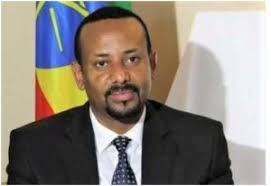
#> input picture test_images/abiy1.jpg, 271 x 186 px
$ jupyter execute --allow-errors 'Cleaning & Modeling.ipynb'   (shell and % lines are left out)
#> lines starting #> are read from the running program, lines starting #| are printed output that depends on the picture
[cell 1]
import numpy as np
import cv2
import matplotlib
from matplotlib import pyplot as plt

##### When we look at any image, most of the time we identify a person using a face. An image might contain multiple faces, also the face can be obstructed and not clear. The first step in our pre-processing pipeline is to detect faces from an image. Once face is detected, we will detect eyes, if two eyes are detected then only we keep that image otherwise discard it.

[cell 2]
# Load the image and print its shape using OpenCV imread function
img = cv2.imread("./test_images/abiy1.jpg")
#> img is the input picture: shape (186, 271, 3); mean B, G, R 126.5, 135.4, 143.2
print(img.shape)
#| (186, 271, 3)

[cell 3]
plt.imshow(img) # show the image using matplotlib

[cell 4]
gray = cv2.cvtColor(img, cv2.COLOR_RGB2GRAY) # convert the image to grayscale using OpenCV cvtColor function
print(gray.shape)
#| (186, 271)

[cell 5]
gray # show the array of the grayscale image every
    # pixel value in the grayscale image is represented as a single intensity value between 0 and 255,
    # where 0 represents black and 255 represents white.

[cell 6]
plt.imshow(gray, cmap='gray')
# a colormap of 'gray'

[cell 7]
face_cascade = cv2.CascadeClassifier(cv2.data.haarcascades + 'haarcascade_frontalface_default.xml') # load the Haar Cascade classifier for frontal face detection
eye_cascade = cv2.CascadeClassifier(cv2.data.haarcascades + 'haarcascade_eye.xml') # load the Haar Cascade classifier for eye detection
faces = face_cascade.detectMultiScale(gray, 1.3, 5) # the numbers indicate the scale factor and minimum neighbors for the detection
#> faces = [[78, 28, 84, 84]]
faces
#> Out = [[78, 28, 84, 84]]

[cell 8]
if len(faces) == 0:
    print("No faces detected.")
else:
    (x,y,w,h) = faces[0]
#> x = 78; y = 28; w = 84; h = 84
    x,y,w,h
x,y,w,h
#> Out = (78, 28, 84, 84)

[cell 9]
face_image = cv2.rectangle(img, (x,y), (x+w, y+h), (255,0,0),2)
plt.imshow(face_image)

[cell 10]
cv2.destroyAllWindows() # close all OpenCV windows
for (x,y,w,h) in faces: # loop through all detected faces and draw rectangles around them
    cv2.rectangle(img, (x,y), (x+w, y+h), (255,0,0), 2)
    roi_gray = gray[y:y+h, x:x+w] # region of interest (ROI)
    roi_color = face_image[y:y+h, x:x+w]
    eyes = eye_cascade.detectMultiScale(roi_gray)
    for (ex,ey,ew,eh) in eyes:
        cv2.rectangle(roi_color, (ex,ey), (ex+ew, ey+eh), (0,255,0), 2)
#> this loop made 1 pass
#> (x, y, w, h, eyes) on pass 1: (78, 28, 84, 84, [[41, 19, 24, 24], [11, 24, 23, 23]])
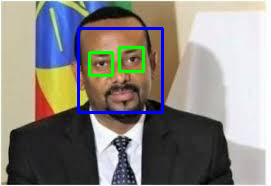
#> img: shape (186, 271, 3); mean B, G, R 129.5, 135.1, 139.1
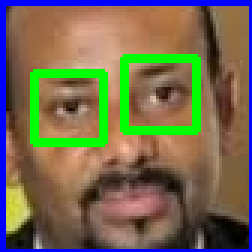
#> roi_color: shape (84, 84, 3) (shown 3 times larger); mean B, G, R 80.7, 105.6, 115.7
plt.figure(figsize=(10,10))
plt.imshow(face_image, cmap = 'gray')
plt.show()

[cell 11]
plt.imshow(roi_color, cmap = 'gray')
plt.show()

[cell 12]
def get_cropped_image_if_2_eyes(image_path):
#> called with image_path = './test_images/abiy1.jpg'
    img = cv2.imread(image_path)
    if img is None:
        print(f"Skipping unreadable image: {image_path}")
        return None
    gray = cv2.cvtColor(img, cv2.COLOR_BGR2GRAY)
    faces = face_cascade.detectMultiScale(gray, 1.3, 5)
#> faces = [[78, 28, 84, 84]]
    for (x,y,w,h) in faces:
        roi_gray = gray[y:y+h, x:x+w]
        roi_color = img[y:y+h, x:x+w]
        eyes = eye_cascade.detectMultiScale(roi_gray)
        if len(eyes) >= 2:
            return roi_color

[cell 13]
original_img = cv2.imread("./test_images/abiy1.jpg")
plt.imshow(original_img) # show the original image

[cell 14]
cropped_image = get_cropped_image_if_2_eyes("./test_images/abiy1.jpg")
plt.imshow(cropped_image) # show the cropped image with detected face and eyes

[cell 15]
original_img = cv2.imread("./test_images/abiy2.jpg")
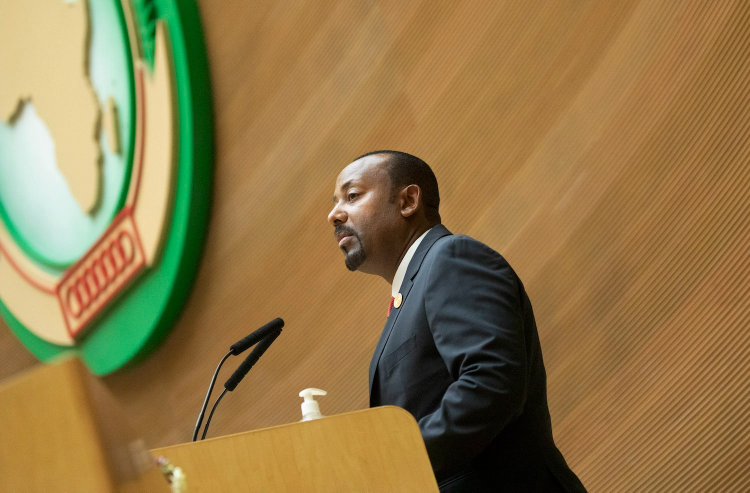
#> input picture test_images/abiy2.jpg, 1500 x 985 px (shown at 1/2 size)
#> original_img is the input picture: shape (985, 1500, 3); mean B, G, R 72.8, 119.9, 144.3
plt.imshow(original_img)

[cell 16]
cropped_image_no_2_eyes = get_cropped_image_if_2_eyes('./test_images/abiy2.jpg')
#> call 2 of get_cropped_image_if_2_eyes, with image_path = './test_images/abiy2.jpg'
#> in get_cropped_image_if_2_eyes (call 2), `gray = cv2.cvtColor(img, cv2.COLOR_BGR2GRAY)`:
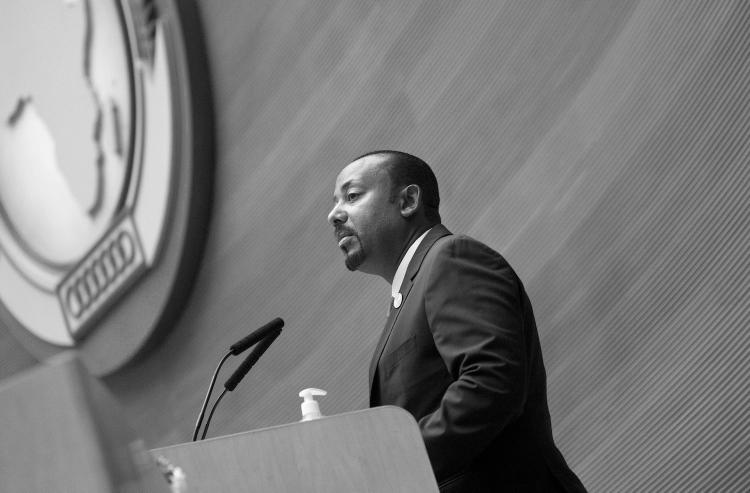
#> gray: shape (985, 1500) (shown at 1/2 size); min 0, max 255, mean 121.9
#> in get_cropped_image_if_2_eyes (call 2), `faces = face_cascade.detectMultiScale(gray, 1.3, 5)`: faces = ()
cropped_image_no_2_eyes

[cell 17]
org_image_obstructed = cv2.imread('./test_images/abiy.jpg')
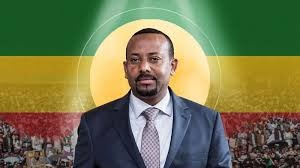
#> input picture test_images/abiy.jpg, 300 x 168 px
#> org_image_obstructed is the input picture: shape (168, 300, 3); mean B, G, R 79.4, 118.3, 116.2
plt.imshow(org_image_obstructed)

[cell 18]
cropped_image_no_2_eyes = get_cropped_image_if_2_eyes('./test_images/abiy.jpg')
#> call 3 of get_cropped_image_if_2_eyes, with image_path = './test_images/abiy.jpg'
#> in get_cropped_image_if_2_eyes (call 3), `gray = cv2.cvtColor(img, cv2.COLOR_BGR2GRAY)`:
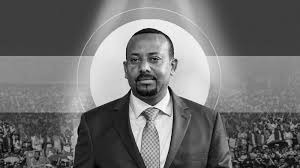
#> gray: shape (168, 300); min 0, max 254, mean 113.3
#> in get_cropped_image_if_2_eyes (call 3), `faces = face_cascade.detectMultiScale(gray, 1.3, 5)`: faces = [[119, 38, 54, 54]]
#> the loop in get_cropped_image_if_2_eyes (call 3), `for (x,y,w,h) in faces:` made 1 pass
#> (x, y, w, h, eyes) on pass 1: (119, 38, 54, 54, [[25, 11, 20, 20]])
#> the loop in get_cropped_image_if_2_eyes, `for (x,y,w,h) in faces:` made 1 pass
cropped_image_no_2_eyes

[cell 19]
path_to_data = './dataset/'
path_to_cr_data = './dataset/cropped/' # create a new directory for storing the cropped images with detected faces and eyes

[cell 20]
import os
img_dirs = []
for entry in os.scandir(path_to_data):
    # use os.scandir to iterate through the entries in the specified directory (path_to_data)
    if entry.is_dir():
        img_dirs.append(entry.path)

[cell 21]
img_dirs

[cell 22]
import shutil # shutil library for file operations
if os.path.exists(path_to_cr_data):
    shutil.rmtree(path_to_cr_data)
os.mkdir(path_to_cr_data)

[cell 23]
cropped_img_dirs = []
leaders_file_names_dict = {}

for img_dir in img_dirs:
    count= 1
    leader_name = img_dir.split('/')[-1]
    print(leader_name)

    leaders_file_names_dict[leader_name] = []

    for entry in os.scandir(img_dir):
        if not entry.is_file(): # check if the entry is a file
            continue
        roi_color = get_cropped_image_if_2_eyes(entry.path)
        if roi_color is not None:
            cropped_folder = path_to_cr_data + leader_name
            if not os.path.exists(cropped_folder):
                os.mkdir(cropped_folder)
                cropped_img_dirs.append(cropped_folder)
                print("Generating cropped images in folder: ", cropped_folder)
            cropped_file_name = leader_name + str(count) + '.jpg'
            cropped_file_path = cropped_folder + '/' + cropped_file_name
            cv2.imwrite(cropped_file_path, roi_color)
            leaders_file_names_dict[leader_name].append(cropped_file_path) # add the file
            count += 1

##### In wavelet transformed image, you can see edges clearly and that can give us clues on various facial features such as eyes, nose, lips etc

[cell 24]
import numpy as np
import numpy as np
import pywt
import cv2

def w2d(img, mode='haar', level=1):
#> called with mode = 'db1', level = 5
    imArray = img
    #convert to grayscale
    imArray = cv2.cvtColor( imArray,cv2.COLOR_RGB2GRAY )
    #convert to float
    imArray =  np.float32(imArray)
    imArray /= 255;
    # compute coefficients
    coeffs=pywt.wavedec2(imArray, mode, level=level)
#> coeffs = 6 items
    #Process Coefficients
    coeffs_H=list(coeffs)
#> coeffs_H = 6 items
    coeffs_H[0] *= 0;

    # reconstruction
    imArray_H=pywt.waverec2(coeffs_H, mode);
    imArray_H *= 255;
    imArray_H =  np.uint8(imArray_H)
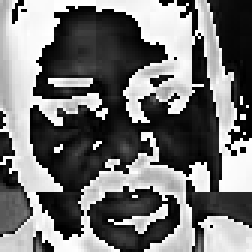
#> imArray_H: shape (84, 84) (shown 3 times larger); min 0, max 255, mean 115.5

    return imArray_H

[cell 25]
cropped_image = get_cropped_image_if_2_eyes('./test_images/abiy1.jpg')
if cropped_image is None:
    print("No valid cropped face image found")
else:
    # db1 means Daubechies wavelet with 1 vanishing moment, which is a commonly used wavelet for image processing tasks.
    im_har = w2d(cropped_image, 'db1', 5)
    plt.imshow(im_har, cmap='gray')

[cell 26]
import cv2
import matplotlib.pyplot as plt
from matplotlib.gridspec import GridSpec

# ── 3-panel: Original | Grayscale | Wavelet ──────────────────────────
sample_path   = './test_images/abiy1.jpg'
original_bgr  = cv2.imread(sample_path)
original_rgb  = cv2.cvtColor(original_bgr, cv2.COLOR_BGR2RGB)
gray_img      = cv2.cvtColor(original_bgr, cv2.COLOR_BGR2GRAY)

# Crop the face first
cropped = get_cropped_image_if_2_eyes(sample_path)
wavelet_img = w2d(cropped, 'db1', 5)  # apply your existing w2d function

fig = plt.figure(figsize=(15, 5))
fig.suptitle('Image Preprocessing Pipeline', fontsize=16, fontweight='bold', y=1.02)

gs = GridSpec(1, 3, figure=fig, wspace=0.35)

# Panel 1 — Original
ax1 = fig.add_subplot(gs[0])
ax1.imshow(original_rgb)
ax1.set_title(' Original Image', fontsize=13, fontweight='bold', pad=10)
ax1.set_xlabel('Full image as captured by camera', fontsize=10, color='gray')
ax1.axis('off')

# Panel 2 — Grayscale
ax2 = fig.add_subplot(gs[1])
ax2.imshow(gray_img, cmap='gray')
ax2.set_title(' Grayscale Conversion', fontsize=13, fontweight='bold', pad=10)
ax2.set_xlabel('Single intensity channel — used\nfor Haar Cascade face detection', fontsize=10, color='gray')
ax2.axis('off')

# Panel 3 — Wavelet
ax3 = fig.add_subplot(gs[2])
ax3.imshow(wavelet_img, cmap='gray')
ax3.set_title('Wavelet (db1, level 5)', fontsize=13, fontweight='bold', pad=10)
ax3.set_xlabel('High-frequency edge features only.\nApproximation coefficients zeroed out.', fontsize=10, color='gray')
ax3.axis('off')

plt.tight_layout()
plt.savefig('preprocessing_pipeline.png', dpi=150, bbox_inches='tight')
plt.show()
print('Figure also saved as preprocessing_pipeline.png')

[cell 27]
# read all cropped images and store their file paths in a dictionary with leader names as keys and lists of file paths as values
leaders_file_names_dict = {}
cropped_img_dirs = [os.path.join(path_to_cr_data, d) for d in os.listdir(path_to_cr_data) if os.path.isdir(os.path.join(path_to_cr_data, d))]
for img_dir in cropped_img_dirs:
    leader_name = img_dir.split('/')[-1]
    file_list = []
    for entry in os.scandir(img_dir):
        file_list.append(entry.path)
    leaders_file_names_dict[leader_name] = file_list
leaders_file_names_dict

[cell 28]
# create a dictionary that maps each leader's name to a unique integer label, which can be used for training a machine learning model for image classification
class_dict = {}
count = 0
for leader_name in leaders_file_names_dict.keys():
    class_dict[leader_name] = count
    count = count + 1
class_dict

[cell 29]
# labeling the data as X and Y where
# X contains the combined features of the raw image and its wavelet transformation, and
# Y contains the corresponding class labels for each image based on the leader's name
X, y = [], []
for leader_name, training_files in leaders_file_names_dict.items():
    for training_image in training_files:
        img = cv2.imread(training_image)
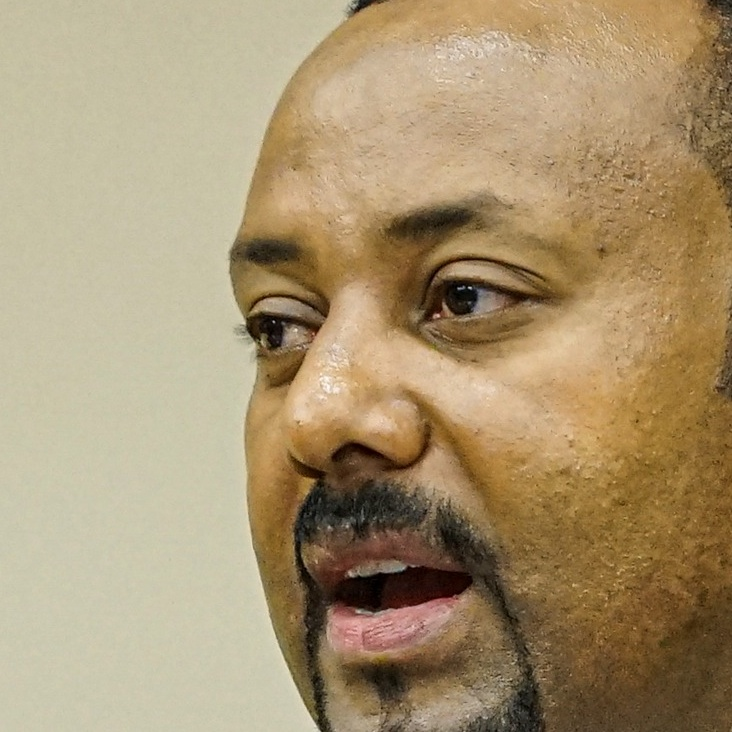
#> input picture dataset/cropped/Dr. Abiy_Ahmed/Dr. Abiy_Ahmed1.jpg, 732 x 732 px
#> img is the input picture: shape (732, 732, 3); mean B, G, R 114.1, 149.2, 169.5
        if img is None:
            continue
        scalled_raw_img = cv2.resize(img, (32, 32))
        img_har = w2d(img,'db1',5)
#> call 3 of w2d, with mode = 'db1', level = 5
#> in w2d (call 3), `imArray_H =  np.uint8(imArray_H)`:
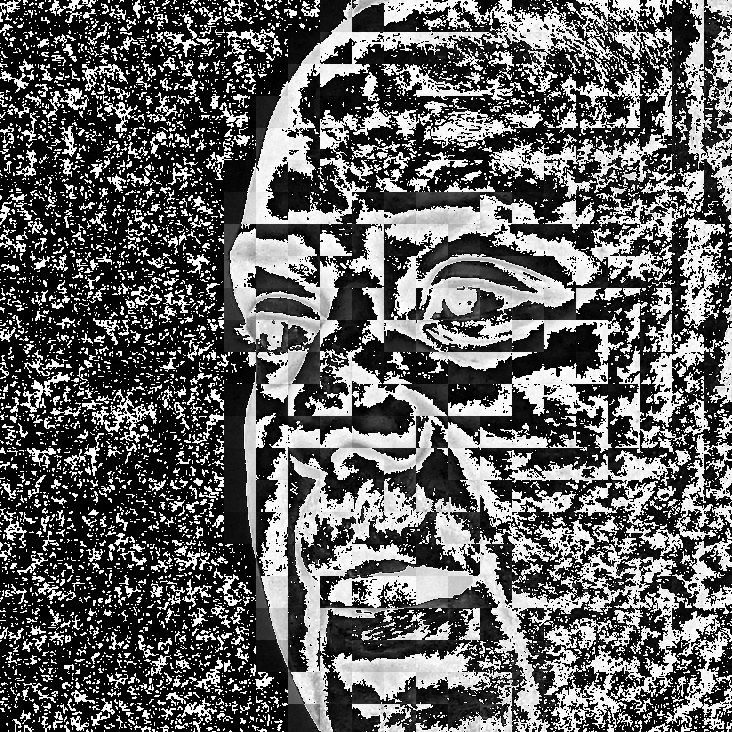
#> imArray_H: shape (732, 732); min 0, max 255, mean 97.6
        scalled_img_har = cv2.resize(img_har, (32, 32))
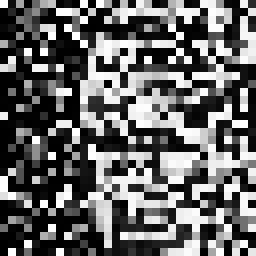
#> scalled_img_har: shape (32, 32) (shown 8 times larger); min 0, max 255, mean 101.5
        combined_img = np.vstack((scalled_raw_img.reshape(32*32*3,1),scalled_img_har.reshape(32*32,1)))
#> combined_img = 4096 values, max 255 at index 3176, min 0 at index 1869, mean 133.2
        X.append(combined_img)
        y.append(class_dict[leader_name])

[cell 30]
len(X[0]) # print the length of the first element in X

[cell 31]
X[0] # array of the combined features of the raw image and its wavelet transformation.

[cell 32]
y[0] # array of the corresponding class label.

[cell 33]
X = np.array(X).reshape(len(X),4096).astype(float)
X.shape # the shape of the data frame
#> Out = (3, 4096)

[cell 34]
from sklearn.svm import SVC
from sklearn.preprocessing import StandardScaler
from sklearn.model_selection import train_test_split
from sklearn.pipeline import Pipeline
from sklearn.metrics import accuracy_score, classification_report

[cell 35]
# split the data into training and testing sets using the train_test_split function from scikit-learn, with a random state of 0 for reproducibility.
X_train, X_test, y_train, y_test = train_test_split(X, y, test_size=0.2, random_state=0)
print("\nX_train shape: ", X_train.shape)
#| X_train shape:  (2, 4096)
print("X_test shape: ", X_test.shape)
#| X_test shape:  (1, 4096)

[cell 36]
# Create an SVM classifier
# kernel can be 'linear', 'poly', 'rbf', 'sigmoid'
svm_model = SVC(kernel='rbf', C=10.0, gamma='scale', random_state=42)

# Fit the model to the training data
#> (the rest of this cell did not finish here and is left out)

[cell 37]
import matplotlib.pyplot as plt
import numpy as np
import os

# ── Data ──────────────────────────────────────────────────────────────────────
class_names = [
    'Dr. Abiy_Ahmed',
    'Emperor_Haileslasie',
    'Hailemariam_Desalegn',
    'Meles_Zenawi',
    'Mengistu_Hailemariam'
]

# Count images from your cropped dataset folder
#> (the rest of this cell did not finish here and is left out)

[cell 38]
from sklearn import svm
from sklearn.ensemble import RandomForestClassifier
from sklearn.linear_model import LogisticRegression
from sklearn.pipeline import make_pipeline
from sklearn.model_selection import GridSearchCV

##### CREATING DIFFERENT MODELS TO TEST WHICH MODEL PERFORMCE WELL

[cell 39]
model_params = { # define a dictionary of machine learning models and their corresponding hyperparameters for grid search
    'svm': {
        'model': svm.SVC(),
        'params': {
            'svc__C': [1,10,100,1000], # the regularization parameter C for the SVM model, which controls the trade-off between achieving a low training error and
                              # a low testing error. A smaller value of C will create a wider margin and allow for more misclassifications, while a larger value of C will create a narrower margin and try to classify all training examples correctly.
            'svc__kernel': ['rbf', 'Linear'] # the kernel type to be used in the SVM model, which determines the shape of the decision boundary. 'rbf' stands for radial basis function, which can capture non-linear relationships in the data,
                                           # while 'Linear' stands for a linear kernel, which assumes a linear relationship between the features and the target variable.
        }
    },
    'random_forest': {
        'model': RandomForestClassifier(), # the Random Forest classifier model, which is an ensemble learning method that combines multiple decision trees to improve the accuracy and reduce overfitting in classification tasks.
        'params' : {
            'randomforestclassifier__n_estimators': [5,10,20,40] # the number of trees in the random forest, which can affect the performance and computational cost of the model. A larger number of trees can improve the accuracy but may also increase the training time and memory usage, while a smaller number of trees may result in a less accurate model but with faster training and lower memory usage.
        }
    },
    'logistic_regression' : {
        'model': LogisticRegression(solver='lbfgs'), # the Logistic Regression model with the 'lbfgs' solver, which is an optimization algorithm used to find the best parameters for the logistic regression model. The 'lbfgs' solver is a quasi-Newton method that approximates the Hessian matrix to optimize the log-likelihood function of the logistic regression model.
        'params': {
            'logisticregression__C': [1,5,10] # the regularization parameter C for the logistic regression model, which controls the strength of the regularization. A smaller value of C will create a stronger regularization effect and may lead to a simpler model with fewer features, while a larger value of C will create a weaker regularization effect and may lead to a more complex model with more features.
        }
    }

}

[cell 40]
import pandas as pd
import warnings
warnings.filterwarnings('ignore')

[cell 41]
scores = []
best_estimators = {}
import pandas as pd
#> (the rest of this cell did not finish here and is left out)

## Why Logistic Regression Outperformed SVM and Random Forest
After 5-fold cross-validation and grid search across all three models,
**Logistic Regression** achieved the highest validation score. Here is why:
### 1. High-Dimensional, Sparse Features
Our feature vector has **4,096 dimensions** (3,072 raw pixels + 1,024 wavelet
coefficients) but only a small number of training samples.
In this *high-dimensional / low-sample* regime, Logistic Regression with
L2 regularisation (`C` parameter) is well-suited because it penalises large
weights and prevents overfitting without needing many examples.
### 2. SVM Limitations Here
- The RBF kernel maps data into an infinite-dimensional space, which can
  overfit when the training set is small.
- The Linear kernel behaves similarly to Logistic Regression but without
  a probabilistic output, making calibration harder.
### 3. Random Forest Limitations Here
- Random Forests split on individual pixel/wavelet values one at a time.
  Facial patterns are **correlations across many pixels**, not single-pixel
  thresholds — so tree splits are inefficient for this feature type.
- They also need more data per tree to learn meaningful splits at 4,096 dimensions.
### 4. Logistic Regression Strengths
- Learns a **global linear boundary** in the 4,096-D space — effective when
  class separation is approximately linear after wavelet transformation.
- The `lbfgs` solver handles multi-class natively (one-vs-rest internally).
- Produces **calibrated probabilities** via `predict_proba`, which we use
  for the 94% confidence threshold in the Streamlit app.
> **Conclusion:** For a small face dataset with high-dimensional combined
> raw+wavelet features, Logistic Regression with L2 regularisation offers
> the best balance between bias and variance.

[cell 42]
best_estimators

#> (a cell that did not finish here is left out)

#> (a cell that did not finish here is left out)

#> (a cell that did not finish here is left out)

#> (a cell that did not finish here is left out)

#> (a cell that did not finish here is left out)

[cell 48]
# precision and recall for each class, as well as the overall accuracy and F1-score of the model.
# The classification report provides a detailed evaluation of the model's performance on the test set, which can help identify areas for improvement and guide further model tuning or selection.
from sklearn.metrics import f1_score, precision_recall_fscore_support, classification_report

# Get all metrics
#> (the rest of this cell did not finish here and is left out)

[cell 49]
import numpy as np
import matplotlib.pyplot as plt
from sklearn.metrics import classification_report

# ── Per-class metrics grouped bar chart ──────────────────────────────
#> (the rest of this cell did not finish here and is left out)

#### VISUALIZATION OF MODEL PERFORMANCE

[cell 50]
import matplotlib.pyplot as plt
import seaborn as sn
from sklearn.metrics import confusion_matrix, classification_report
#> (the rest of this cell did not finish here and is left out)

[cell 51]
import seaborn as sns
class_names = [name for name, idx in sorted(class_dict.items(), key=lambda x: x[1])]
#> class_names = ['Dr. Abiy_Ahmed']
#> (the rest of this cell did not finish here and is left out)
